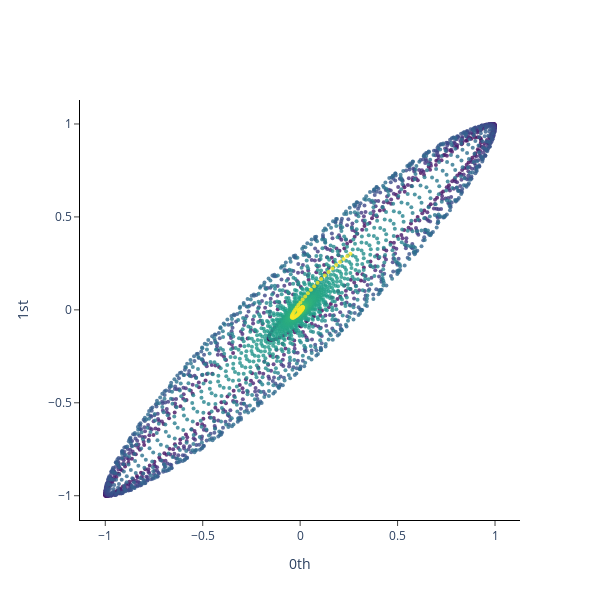

Notebook source saved alongside this figure:
### Code cell
plot_point_cloud(embedded_filtered_signal)

### Figure 1 — Plotly figure (JSON) as saved in the notebook; plotly's stock layout.template omitted (floating-point values rounded to 4 significant figures; data arrays with more than 128 entries replaced by an {"elided": "..."} marker saying what was removed)
{"data": [{"marker": {"color": {"elided": "4164 int values"}, "colorscale": [[0, "#440154"], [0.1111, "#482878"], [0.2222, "#3e4989"], [0.3333, "#31688e"], [0.4444, "#26828e"], [0.5556, "#1f9e89"], [0.6667, "#35b779"], [0.7778, "#6ece58"], [0.8889, "#b5de2b"], [1, "#fde725"]], "opacity": 0.8, "size": 4}, "mode": "markers", "type": "scatter", "x": {"elided": "4164 float values"}, "y": {"elided": "4164 float values"}}], "layout": {"height": 600, "plot_bgcolor": "white", "width": 600, "xaxis": {"anchor": "x", "exponentformat": "e", "linecolor": "black", "linewidth": 1, "mirror": false, "showexponent": "all", "showline": true, "side": "bottom", "ticks": "outside", "title": {"text": "0th"}, "type": "linear", "zeroline": true}, "yaxis": {"anchor": "y", "exponentformat": "e", "linecolor": "black", "linewidth": 1, "mirror": false, "showexponent": "all", "showline": true, "side": "left", "ticks": "outside", "title": {"text": "1st"}, "type": "linear", "zeroline": true}}}
